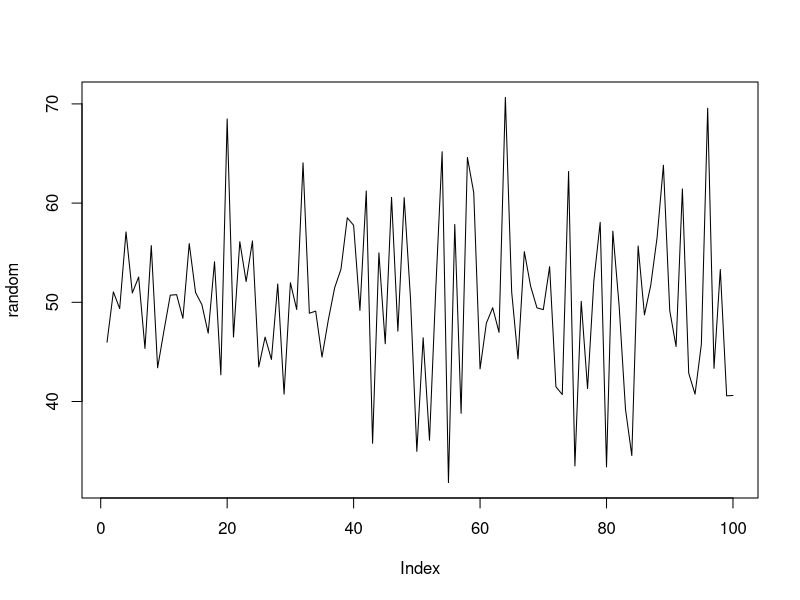
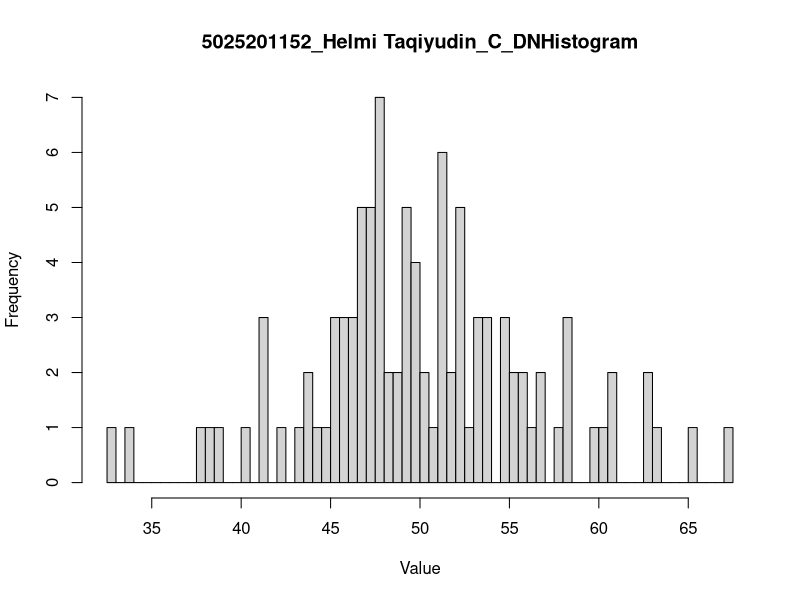

Here is the R script that generated these plots, in order:
n <- 100;
sd <- 8
mean <- 50
#==========A==========
set.seed(n)
random <- rnorm(n, mean, sd)
avg <- mean(random)
x1 <- floor(avg)
x2 <- ceiling(avg)
dn <- pnorm(x2, mean, sd, lower.tail = TRUE) -
    pnorm(x1, mean, sd, lower.tail = TRUE)
cat("Distribusi normal P(X1 <= x <= X2) = ", dn)

z_score_x1 <- (x1 - mean) / sd
z_score_x2 <- (x2 - mean) / sd
cat("Z-Score X1 = ", z_score_x1, "\nZ-Score X2 = ", z_score_x2)

plot(random, type = "l")

#==========B==========
hist(rnorm(n, mean, sd), breaks = 50, main =
"5025201152_Helmi Taqiyudin_C_DNHistogram", xlab = "Value", ylab = "Frequency")

#==========C==========
var(rnorm(n, mean, sd))